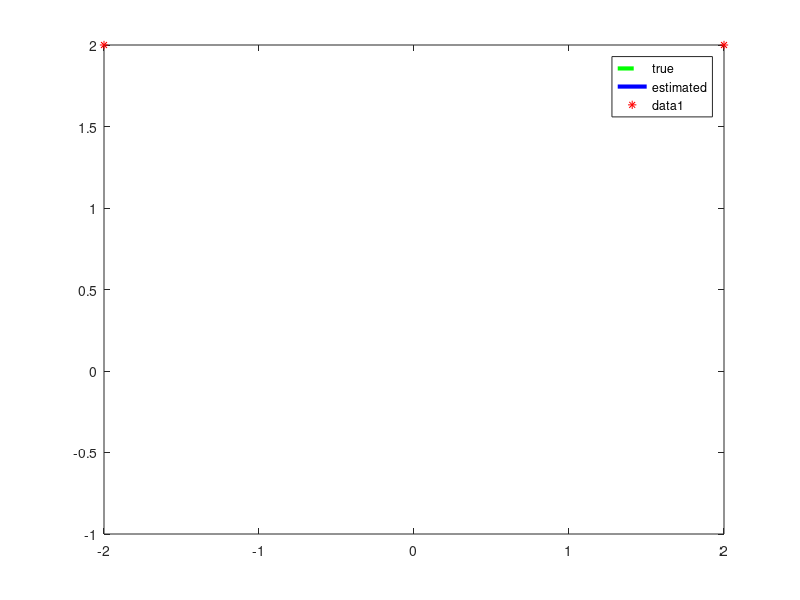

MATLAB code to generate this figure: (Note: this script raises an error after producing the figure.)
function f = uni_ekf_test
% EN530.603 Extended Kalman filtering of the unicycle with bearing and range measurements
% 
% M. Kobilarov , marin(at)jhu.edu

clear

%rng('default')
rng(10212)

S.bearing_only = 0;

% single beacon at (-2,2) : system is unobservable
%S.pbs = [-2;
%         2];    % beacon positions

% two beacons at (-2,2) and (2,2) : system is observable (two or more)
S.pbs = [-2, 2;
         2, 2];    % beacon positions

nb = size(S.pbs,2); % number of beacons

if S.bearing_only
  S.h = @b_h;    % bearing sensing
  S.r = nb;      % measurement dimension  
  S.R = .4*diag(repmat([.1], nb, 1));
else
  S.h = @br_h;   % bearing-reange sensing
  S.r = 2*nb;      % measurement dimension
  S.R = .4*diag(repmat([.1; .01], nb, 1));
end

S.n = 3;       % state dimension
S.f = @uni_f;  % mobile-robot dynamics

% timing
dt = .1;
%N = 2580;
N = 50;
T = dt*N;
S.dt = dt;

% noise models
S.Q = .3*dt*diag([.1 .1 .01]);


% initial mean and covariance
xt = [0; 0; pi/4]; % true state

P = .2*diag([1 1 .1]) % covariance
x = xt + sqrt(P)*randn(S.n, 1); % initial estimate with added noise

xts = zeros(S.n, N+1); % true states
xs = zeros(S.n, N+1);  % estimated states
Ps = zeros(S.n, S.n, N+1); % estimated covariances
ts = zeros(N+1,1); % times

zs = zeros(S.r, N);  % measurements

xts(:, 1) = xt;
xs(:, 1) = x;
Ps(:, :, 1) = P;
ts(1) = 0;

ds = zeros(S.n, N+1);  % errors
ds(:,1) = x - xt;

for k=1:N,
  u = dt*[2; 1];  % known controls
  
  xts(:,k+1) = S.f(xts(:,k), u, S) + sqrt(S.Q)*randn(3,1);  % true state

  [x,P] = ekf_predict(x, P, u, S);  % predict
  ts(k+1) = k*dt;
  
  z = S.h(xts(:,k+1), S) + sqrt(S.R)*randn(S.r,1);  % generate measurement  
  [x,P] = ekf_correct(x, P, z, S);  % correct
  
  xs(:,k+1) = x;
  Ps(:,:,k+1) = P;

  zs(:,k) = z;
  ds(:,k+1) = x - xts(:,k+1);  % actual estimate error
  ds(:,k+1) = fix_state(ds(:,k+1));
    
end

fig1=figure
fig2=figure

for k=1:N
  
  figure(fig1)
  plot(xts(1,1:k), xts(2,1:k), '--g','LineWidth',3)
  hold on
  plot(xs(1,1:k), xs(2,1:k), '-b','LineWidth',3)
  legend('true', 'estimated')

  % beacon
  plot(S.pbs(1,:), S.pbs(2,:), '*r');

  plotcov2(xs(1:2,k), 1.96^2*Ps(1:2,1:2,k));

%  quiver(xts(1,k), xts(2,k), .5*cos(xts(3,k)), .5*sin(xts(3,k)),'g');
%  quiver(xs(1,k), xs(2,k), .5*cos(xs(3,k)), .5*sin(xs(3,k)),'b');

  xlabel('x')
  ylabel('y')
  axis equal
  axis xy
  axis([-4 3 -4 4])

  saveas(gcf,['frames/frame' num2str(k,'%03d') '.jpg'])
  
  figure(fig2)
  subplot(2,1,1)
  hold off
  
  plot(ds(:,1:k)')

  xlabel('k')
  ylabel('meters or radians')
  legend('e_x','e_y','e_\theta')
  
  subplot(2,1,2)
  hold off
  plot(ts(1:k), reshape(sqrt(Ps(1,1,1:k)),k,1), ...
       ts(1:k), reshape(sqrt(Ps(2,2,1:k)),k,1), ...
       ts(1:k), reshape(sqrt(Ps(3,3,1:k)),k,1));
  legend('\sigma_x','\sigma_y','\sigma_\theta')
  
  xlabel('t')
  ylabel('meters or radians')
  
  drawnow
  
  if k==1
  
  end
  
%  saveas(frame,['frames/frame' num2str(k,'%03d') '.jpg'])

end

function [x, varargout] = uni_f(x, u, S)
% dynamical model of the unicycle
c = cos(x(3));
s = sin(x(3));

x = [x(1) + c*u(1);
     x(2) + s*u(1);
     x(3) + u(2)];

x = fix_state(x, S);

if nargout > 1
  % F-matrix
  varargout{1} = [1, 0, -s*u(1);
                  0, 1, c*u(1); 
                  0 0 1];
end


function [y, varargout] = br_h(x, S)

p = x(1:2);

y = [];
H = [];
for i=1:size(S.pbs, 2)
  pb = S.pbs(:, i); %i-th beacon
  d = pb - p;
  r = norm(d);
  
  th = fangle(atan2(d(2), d(1)) - x(3));
  y = [y; th; r];
  
  if nargout > 1
    % H-matrix
    H = [H;
         d(2)/r^2, -d(1)/r^2, -1;
         -d'/r, 0];
  end
end

if nargout > 1  
  varargout{1} = H;
end


function [y, varargout] = b_h(x, S)

p = x(1:2);

y = [];
H = [];
for i=1:size(S.pbs, 2)
  pb = S.pbs(:, i); %i-th beacon
  d = pb - p;
  r = norm(d);
  
  th = fangle(atan2(d(2), d(1)) - x(3));
  y = [y; th];
  
  if nargout > 1
    % H-matrix
    H = [H;
         d(2)/r^2, -d(1)/r^2, -1];
  end
end

if nargout > 1  
  varargout{1} = H;
end



function [x,P] = ekf_predict(x, P, u, S)

[x, F] = S.f(x, u, S);
x = fix_state(x, S);  % fix any [-pi,pi] issues
P = F*P*F' + S.Q;


function [x,P] = ekf_correct(x, P, z, S)

[y, H] = S.h(x, S);
P = P - P*H'*inv(H*P*H' + S.R)*H*P;
K = P*H'*inv(S.R);

e = z - y;
e = fix_meas(e, S);  % fix any [-pi,pi] issues
x = x + K*e;


function x = fix_state(x, S)
x(3) = fangle(x(3));

function z = fix_meas(z, S)
z
S.r
for i=1:size(S.pbs,2)
  if S.bearing_only
    z(i) = fangle(z(i));
  else
    z(2*i-1) = fangle(z(2*i-1));
  end
end

function a = fangle(a)
% make sure angle is between -pi and pi
a = mod(a,2*pi);
if a < -pi
  a = a + 2*pi;
else
  if a > pi
    a = a - 2*pi;
  end
end